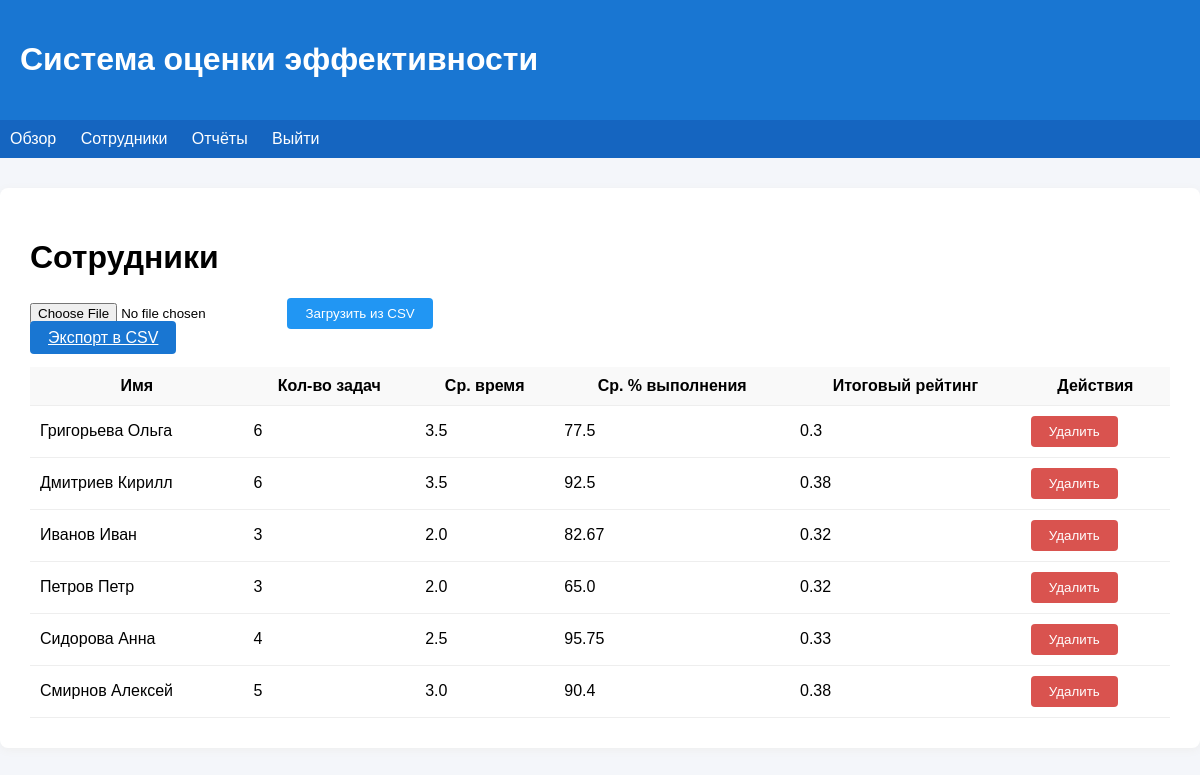
/auth/employees (signed in), run on the app's committed database.
### app/models.py (models this page shows)
class Employee(db.Model):
    __tablename__ = 'employees'
    id = db.Column(db.Integer, primary_key=True)
    name = db.Column(db.String(100))
    position = db.Column(db.String(100))
    department = db.Column(db.String(100))
    rating = db.Column(db.Float)
    tasks = db.relationship('Task', back_populates='employee', cascade='all, delete-orphan')
    def tasks_count(self):
        return len(self.tasks)
    def avg_time(self):
        if not self.tasks:
            return 0
        return sum(t.time for t in self.tasks) / len(self.tasks)
    def avg_correctness(self):
        if not self.tasks:
            return 0
        return sum(t.correctness for t in self.tasks) / len(self.tasks)
    def score(self):
        n = self.tasks_count()
        if n >= 10:
            w1 = 0.5
        elif 5 <= n <= 9:
            w1 = 0.3
        else:
            w1 = 0.2
        avg_time = self.avg_time()
        if avg_time <= 2:
            w2 = 0.5
        elif 2 < avg_time <= 5:
            w2 = 0.3
        else:
            w2 = 0.2
        avg_corr = self.avg_correctness()
        if 85 <= avg_corr <= 100:
            w3 = 0.6
        elif 50 <= avg_corr < 85:
            w3 = 0.3
        else:
            w3 = 0.1
        return round(w1 * 0.45 + w2 * 0.3 + w3 * 0.25, 2)

class Task(db.Model):
    __tablename__ = 'tasks'
    id = db.Column(db.Integer, primary_key=True)
    employee_id = db.Column(db.Integer, db.ForeignKey('employees.id'))
    time = db.Column(db.Float)
    correctness = db.Column(db.Float)
    employee = db.relationship('Employee', back_populates='tasks')

### app/auth.py (the view)
@bp.route('/employees', methods=['GET'])
@login_required
def list_employees():
    if current_user.role != 'admin':
        flash("Доступ запрещен: требуется роль администратора.", 'error')
        return redirect(url_for('auth.login'))
    employees = Employee.query.all()
    return render_template('employees.html', employees=employees)

### app/templates/employees.html (shortened to what this page needs)
{% extends 'base.html' %}
{% block content %}
  <h1>Сотрудники</h1>
  <form method="post" enctype="multipart/form-data" action="{{ url_for('views.upload_data') }}">
      <input type="file" name="file" accept=".csv" required>
      <button type="submit" class="btn" style="background:#2196F3;">Загрузить из CSV</button>
  </form>
  <a href="{{ url_for('views.export_csv') }}" class="btn">Экспорт в CSV</a>
  <table>
    <thead>
      <tr>
        <th>Имя</th>
        <th>Кол-во задач</th>
        <th>Ср. время</th>
        <th>Ср. % выполнения</th>
        <th>Итоговый рейтинг</th>
        <th>Действия</th>
      </tr>
    </thead>
    <tbody>
      {% for emp in employees %}
      <tr>
        <td>{{ emp.name }}</td>
        <td>{{ emp.tasks_count() }}</td>
        <td>{{ emp.avg_time()|round(2) }}</td>
        <td>{{ emp.avg_correctness()|round(2) }}</td>
        <td>{{ emp.score() }}</td>
        <td>
          <form method="post" action="{{ url_for('auth.delete_employee', emp_id=emp.id) }}" style="display:inline;" onsubmit="return confirm('Удалить сотрудника {{ emp.name }}?');">
            <button type="submit" class="btn" style="background:#d9534f;">Удалить</button>
          </form>
        </td>
      </tr>
      {% endfor %}
    </tbody>
  </table>
{% endblock %}

### app/templates/base.html (shortened to what this page needs)
<!DOCTYPE html>
<html lang="ru">
<head>
</head>
<body>
  <header>
    <h1>Система оценки эффективности</h1>
  </header>
  <nav>
    <a href="{{ url_for('views.dashboard') }}">Обзор</a>
    <a href="{{ url_for('auth.list_employees') }}">Сотрудники</a>
    <a href="{{ url_for('views.reports') }}">Отчёты</a>
    <a href="{{ url_for('auth.logout') }}">Выйти</a>
  </nav>
  <div class="container">
    {% block content %}{% endblock %}
  </div>
</body>
</html>

### app/templates/base.html (style rules this page uses)
body { font-family: Arial, sans-serif; background: #f4f6fa; margin: 0; }
header { background: #1976d2; color: #fff; padding: 20px; }
nav { background: #1565c0; padding: 10px; }
nav a { color: #fff; margin-right: 20px; text-decoration: none; }
.container { max-width: 1200px; margin: 30px auto; background: #fff; border-radius: 8px; box-shadow: 0 2px 8px #eee; padding: 30px; }
.btn { background: #1976d2; color: #fff; border: none; padding: 8px 18px; border-radius: 4px; cursor: pointer; }
table { width: 100%; border-collapse: collapse; margin-top: 20px; }
th, td { padding: 10px; border-bottom: 1px solid #eee; }
th { background: #f9f9f9; }

### data on the page
Employee: name "Григорьева Ольга", tasks_count "6", avg_time "3.5", avg_correctness "77.5", score "0.3"
Employee: name "Дмитриев Кирилл", tasks_count "6", avg_time "3.5", avg_correctness "92.5", score "0.38"
Employee: name "Иванов Иван", tasks_count "3", avg_time "2.0", avg_correctness "82.67", score "0.32"
Employee: name "Петров Петр", tasks_count "3", avg_time "2.0", avg_correctness "65.0", score "0.32"
Employee: name "Сидорова Анна", tasks_count "4", avg_time "2.5", avg_correctness "95.75", score "0.33"
Employee: name "Смирнов Алексей", tasks_count "5", avg_time "3.0", avg_correctness "90.4", score "0.38"
